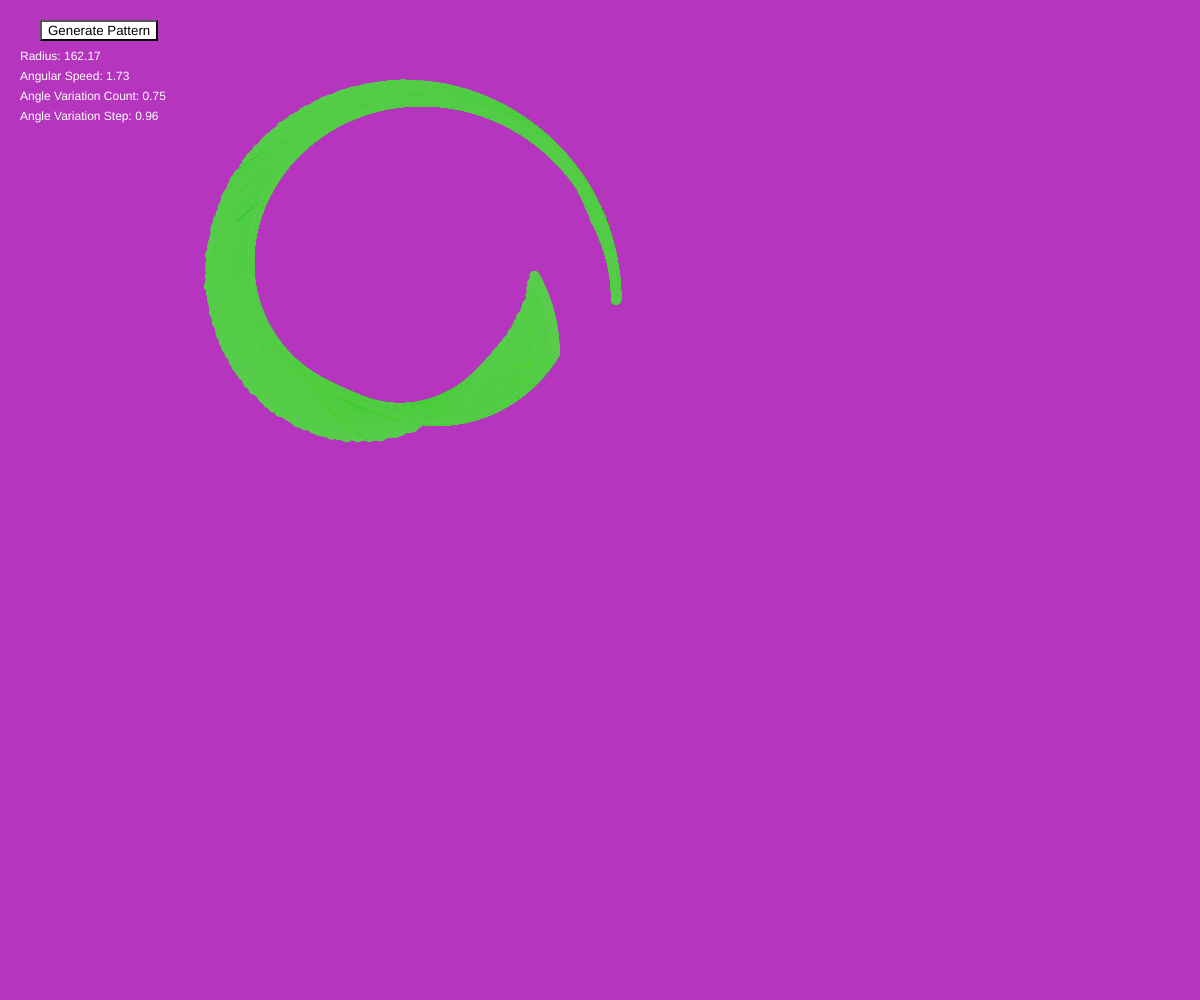
Frame 1 (no input)
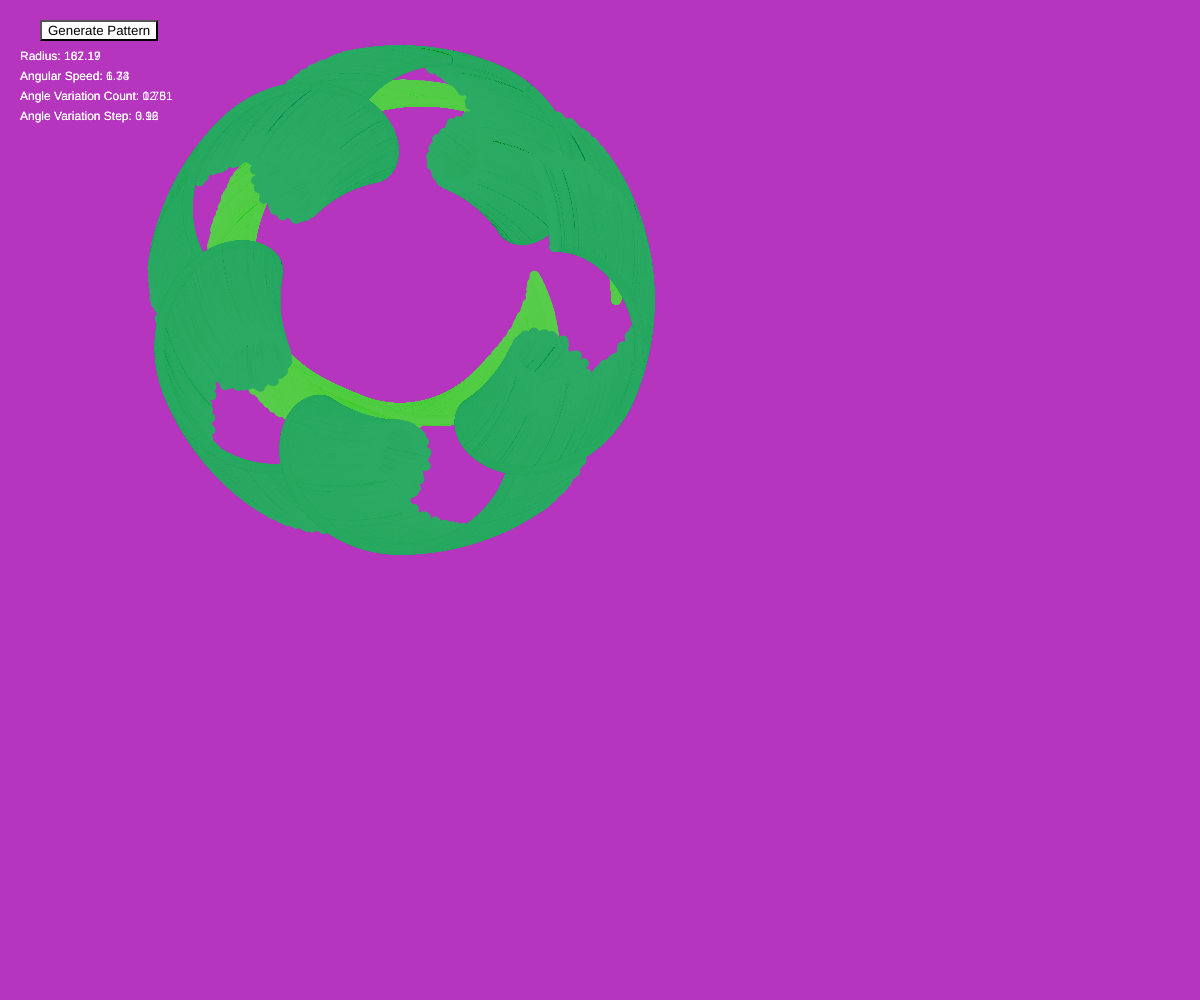
Frame 2 (the mouse pressed at the canvas centre, redrawn once)

The p5.js sketch that drew these frames (run headless with seeded random() and noise() and a simulated clock; the mouse was pressed at the canvas centre and the sketch redrawn once):

// p5.js sketch
// ── sketch.js
let radius = 0;
let angularSpeed = 0;
let angleVariationCount = 0;
let angleVariationStep = 0;

function setup(){
    createCanvas(windowWidth, windowHeight);
    background(color(random(255),random(255),random(255)));
    noLoop();

    let generateButton = createButton('Generate Pattern');
    generateButton.style('background-color', '#ffffff');
    generateButton.style('text-color', '#000000');
    generateButton.position(40, 20);
    generateButton.mousePressed(function() {
        clear();
        background(color(random(255),random(255),random(255)));
        redraw();
    });
}

function draw(){
    noStroke();
    drawAngles();
    drawParams();
}

function drawAngles(){
    angleMode(DEGREES);
    fill(color(random(255),random(255),random(255)));
    noStroke();

    radius = random(150, 200);

    angularSpeed = random(0, 10);
    let angleStep = 0.01;

    //angle loop
    for(let angle = 0; angle < 360; angle += angleStep) {

        angleVariationCount = random(30);
        angleVariationStep = random(10);

        // varying angle factor loop
        for(let angleVariation = 0; angleVariation < angleVariationCount; angleVariation += angleVariationStep) {
            let xStartPos = radius * cos(angle + angleVariation);
            let yStartPos = radius * sin(angle + angleVariation);
            let xEndPos = radius/3 * cos(angularSpeed * angle);
            let yEndPos = radius/3 * sin(angularSpeed * angle);

            let absoluteXPos = xStartPos + xEndPos;
            let absoluteYPos = yStartPos + yEndPos;

            let lineWidth = 10;
            ellipse(400 + absoluteXPos, 300 - absoluteYPos, lineWidth);
        }
    }
}

function drawParams() {
    fill(255);
    text('Radius: ' + Math.round(radius * 100)/100, 20, 60);
    text('Angular Speed: ' + Math.round(angularSpeed * 100)/100, 20, 80);
    text('Angle Variation Count: ' + Math.round(angleVariationCount * 100)/100, 20, 100);
    text('Angle Variation Step: ' + Math.round(angleVariationStep * 100)/100, 20, 120);
}
